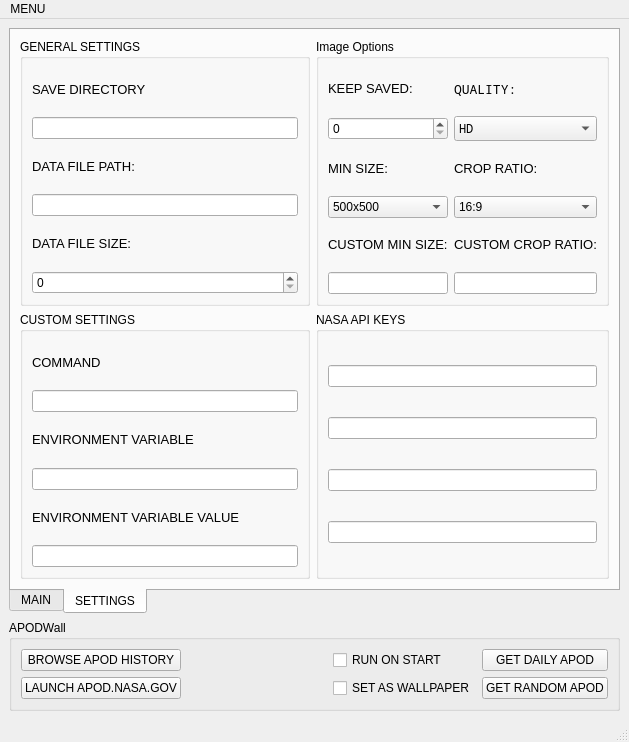
<?xml version="1.0" encoding="UTF-8"?>
<ui version="4.0">
 <author>James Hall</author>
 <class>apodwall_main_window</class>
 <widget class="QMainWindow" name="apodwall_main_window">
  <property name="geometry">
   <rect>
    <x>0</x>
    <y>0</y>
    <width>629</width>
    <height>742</height>
   </rect>
  </property>
  <property name="contextMenuPolicy">
   <enum>Qt::ActionsContextMenu</enum>
  </property>
  <property name="windowTitle">
   <string>MainWindow</string>
  </property>
  <widget class="QWidget" name="apodwall_main_widget">
   <layout class="QVBoxLayout" name="verticalLayout">
    <item>
     <widget class="QTabWidget" name="apodwall_tab_menu">
      <property name="contextMenuPolicy">
       <enum>Qt::NoContextMenu</enum>
      </property>
      <property name="layoutDirection">
       <enum>Qt::LeftToRight</enum>
      </property>
      <property name="tabPosition">
       <enum>QTabWidget::South</enum>
      </property>
      <property name="currentIndex">
       <number>1</number>
      </property>
      <property name="movable">
       <bool>false</bool>
      </property>
      <widget class="QWidget" name="main_tab">
       <attribute name="title">
        <string>MAIN</string>
       </attribute>
       <layout class="QGridLayout" name="gridLayout_3">
        <item row="0" column="0">
         <widget class="QScrollArea" name="scrollArea">
          <property name="widgetResizable">
           <bool>true</bool>
          </property>
          <widget class="QWidget" name="scrollAreaWidgetContents">
           <property name="geometry">
            <rect>
             <x>0</x>
             <y>0</y>
             <width>587</width>
             <height>481</height>
            </rect>
           </property>
          </widget>
         </widget>
        </item>
       </layout>
      </widget>
      <widget class="QWidget" name="settings_tab">
       <attribute name="title">
        <string>SETTINGS</string>
       </attribute>
       <layout class="QGridLayout" name="gridLayout_2">
        <item row="0" column="1">
         <widget class="QGroupBox" name="image_group">
          <property name="title">
           <string>Image Options</string>
          </property>
          <layout class="QGridLayout" name="gridLayout">
           <item row="1" column="1">
            <widget class="QComboBox" name="image_quality_combobox">
             <property name="font">
              <font>
               <family>Noto Sans Mono</family>
               <weight>50</weight>
               <bold>false</bold>
              </font>
             </property>
             <item>
              <property name="text">
               <string>HD</string>
              </property>
             </item>
             <item>
              <property name="text">
               <string>STANDARD</string>
              </property>
             </item>
            </widget>
           </item>
           <item row="0" column="0">
            <widget class="QLabel" name="keep_saved_label">
             <property name="text">
              <string>&lt;html&gt;&lt;head/&gt;&lt;body&gt;&lt;p&gt;&lt;span style=&quot; font-size:10pt;&quot;&gt;KEEP SAVED:&lt;/span&gt;&lt;/p&gt;&lt;/body&gt;&lt;/html&gt;</string>
             </property>
            </widget>
           </item>
           <item row="2" column="1">
            <widget class="QLabel" name="crop_ratio_label">
             <property name="toolTip">
              <string>&lt;html&gt;&lt;head/&gt;&lt;body&gt;&lt;p&gt;Pick a standard apsect ratio, or define a custom one in the format: 16:9&lt;/p&gt;&lt;/body&gt;&lt;/html&gt;</string>
             </property>
             <property name="text">
              <string>&lt;html&gt;&lt;head/&gt;&lt;body&gt;&lt;p&gt;&lt;span style=&quot; font-size:10pt;&quot;&gt;CROP RATIO:&lt;/span&gt;&lt;/p&gt;&lt;/body&gt;&lt;/html&gt;</string>
             </property>
            </widget>
           </item>
           <item row="5" column="1">
            <widget class="QLineEdit" name="custom_crop_ratio_lineedit"/>
           </item>
           <item row="4" column="0">
            <widget class="QLabel" name="custom_min_size_label">
             <property name="toolTip">
              <string>&lt;html&gt;&lt;head/&gt;&lt;body&gt;&lt;p&gt;Minimum size of an image to set as wallpaper. A new image will be retrieved if the image is under the size set. Use the following format to define a custom amount, ex: 1366x736&lt;/p&gt;&lt;/body&gt;&lt;/html&gt;</string>
             </property>
             <property name="text">
              <string>&lt;html&gt;&lt;head/&gt;&lt;body&gt;&lt;p&gt;&lt;span style=&quot; font-size:10pt;&quot;&gt;CUSTOM MIN SIZE:&lt;/span&gt;&lt;/p&gt;&lt;/body&gt;&lt;/html&gt;</string>
             </property>
            </widget>
           </item>
           <item row="3" column="1">
            <widget class="QComboBox" name="crop_ratio_combobox">
             <item>
              <property name="text">
               <string>16:9</string>
              </property>
             </item>
             <item>
              <property name="text">
               <string>4:3</string>
              </property>
             </item>
             <item>
              <property name="text">
               <string>21:9</string>
              </property>
             </item>
             <item>
              <property name="text">
               <string>32:9</string>
              </property>
             </item>
            </widget>
           </item>
           <item row="1" column="0">
            <widget class="QSpinBox" name="keep_saved_spinbox"/>
           </item>
           <item row="5" column="0">
            <widget class="QLineEdit" name="custom_min_size_lineedit"/>
           </item>
           <item row="0" column="1">
            <widget class="QLabel" name="quality_label">
             <property name="font">
              <font>
               <family>Noto Sans Mono</family>
               <weight>50</weight>
               <bold>false</bold>
              </font>
             </property>
             <property name="text">
              <string>&lt;html&gt;&lt;head/&gt;&lt;body&gt;&lt;p&gt;&lt;span style=&quot; font-size:10pt;&quot;&gt;QUALITY:&lt;/span&gt;&lt;/p&gt;&lt;/body&gt;&lt;/html&gt;</string>
             </property>
            </widget>
           </item>
           <item row="3" column="0">
            <widget class="QComboBox" name="min_size_combobox">
             <item>
              <property name="text">
               <string>500x500</string>
              </property>
             </item>
             <item>
              <property name="text">
               <string>600x400</string>
              </property>
             </item>
             <item>
              <property name="text">
               <string>800x400</string>
              </property>
             </item>
             <item>
              <property name="text">
               <string>800x600</string>
              </property>
             </item>
             <item>
              <property name="text">
               <string>800x800</string>
              </property>
             </item>
             <item>
              <property name="text">
               <string>1000x600</string>
              </property>
             </item>
             <item>
              <property name="text">
               <string>1000x800</string>
              </property>
             </item>
             <item>
              <property name="text">
               <string>1000x1000</string>
              </property>
             </item>
             <item>
              <property name="text">
               <string>1200x600</string>
              </property>
             </item>
             <item>
              <property name="text">
               <string>1200x800</string>
              </property>
             </item>
             <item>
              <property name="text">
               <string>1200x1000</string>
              </property>
             </item>
             <item>
              <property name="text">
               <string>1366x768</string>
              </property>
             </item>
             <item>
              <property name="text">
               <string>1400x1050</string>
              </property>
             </item>
             <item>
              <property name="text">
               <string>1600x900</string>
              </property>
             </item>
             <item>
              <property name="text">
               <string>1920x1080</string>
              </property>
             </item>
            </widget>
           </item>
           <item row="2" column="0">
            <widget class="QLabel" name="min_size_label">
             <property name="toolTip">
              <string>&lt;html&gt;&lt;head/&gt;&lt;body&gt;&lt;p&gt;Minimum size of an image to set as wallpaper. A new image will be retrieved if the image is under the size set. Use the following format to define a custom amount, ex: 1366x736&lt;/p&gt;&lt;/body&gt;&lt;/html&gt;</string>
             </property>
             <property name="text">
              <string>&lt;html&gt;&lt;head/&gt;&lt;body&gt;&lt;p&gt;&lt;span style=&quot; font-size:10pt;&quot;&gt;MIN SIZE:&lt;/span&gt;&lt;/p&gt;&lt;/body&gt;&lt;/html&gt;</string>
             </property>
            </widget>
           </item>
           <item row="4" column="1">
            <widget class="QLabel" name="custom_crop_ratio_label">
             <property name="toolTip">
              <string>&lt;html&gt;&lt;head/&gt;&lt;body&gt;&lt;p&gt;Pick a standard apsect ratio, or define a custom one in the format: 16:9&lt;/p&gt;&lt;/body&gt;&lt;/html&gt;</string>
             </property>
             <property name="text">
              <string>&lt;html&gt;&lt;head/&gt;&lt;body&gt;&lt;p&gt;&lt;span style=&quot; font-size:10pt;&quot;&gt;CUSTOM CROP RATIO:&lt;/span&gt;&lt;/p&gt;&lt;/body&gt;&lt;/html&gt;</string>
             </property>
            </widget>
           </item>
          </layout>
         </widget>
        </item>
        <item row="1" column="0">
         <widget class="QGroupBox" name="custom_settings_group">
          <property name="title">
           <string>CUSTOM SETTINGS</string>
          </property>
          <layout class="QVBoxLayout" name="verticalLayout_3">
           <item>
            <widget class="QLabel" name="command_label">
             <property name="toolTip">
              <string>&lt;html&gt;&lt;head/&gt;&lt;body&gt;&lt;p&gt;A custom command to set the background, use {}  where the path to wallpaper should go. Ex: qtile cmd-obj -o group screen1 -f set_wallpaper -a {} fill&lt;/p&gt;&lt;/body&gt;&lt;/html&gt;</string>
             </property>
             <property name="text">
              <string>&lt;html&gt;&lt;head/&gt;&lt;body&gt;&lt;p&gt;&lt;span style=&quot; font-size:10pt;&quot;&gt;COMMAND&lt;/span&gt;&lt;/p&gt;&lt;/body&gt;&lt;/html&gt;</string>
             </property>
            </widget>
           </item>
           <item>
            <widget class="KLineEdit" name="command_lineedit"/>
           </item>
           <item>
            <widget class="QLabel" name="env_var_label">
             <property name="toolTip">
              <string>&lt;html&gt;&lt;head/&gt;&lt;body&gt;&lt;p&gt;Set a custom environment variable, default is $XDG_CURRENT_DESKTOP.&lt;/p&gt;&lt;/body&gt;&lt;/html&gt;</string>
             </property>
             <property name="text">
              <string>&lt;html&gt;&lt;head/&gt;&lt;body&gt;&lt;p&gt;&lt;span style=&quot; font-size:10pt;&quot;&gt;ENVIRONMENT VARIABLE&lt;/span&gt;&lt;/p&gt;&lt;/body&gt;&lt;/html&gt;</string>
             </property>
            </widget>
           </item>
           <item>
            <widget class="KLineEdit" name="env_var_lineedit"/>
           </item>
           <item>
            <widget class="QLabel" name="env_var_value_label">
             <property name="toolTip">
              <string>&lt;html&gt;&lt;head/&gt;&lt;body&gt;&lt;p&gt;A custom string to look for when returning the value of your environment variable. &lt;/p&gt;&lt;/body&gt;&lt;/html&gt;</string>
             </property>
             <property name="text">
              <string>&lt;html&gt;&lt;head/&gt;&lt;body&gt;&lt;p&gt;&lt;span style=&quot; font-size:10pt;&quot;&gt;ENVIRONMENT VARIABLE VALUE&lt;/span&gt;&lt;/p&gt;&lt;/body&gt;&lt;/html&gt;</string>
             </property>
            </widget>
           </item>
           <item>
            <widget class="KLineEdit" name="env_var_value_lineedit"/>
           </item>
          </layout>
         </widget>
        </item>
        <item row="0" column="0">
         <widget class="QGroupBox" name="general_group">
          <property name="title">
           <string>GENERAL SETTINGS</string>
          </property>
          <layout class="QVBoxLayout" name="verticalLayout_2">
           <item>
            <widget class="QLabel" name="apod_directory_label">
             <property name="toolTip">
              <string>&lt;html&gt;&lt;head/&gt;&lt;body&gt;&lt;p&gt;Directory to save Astronomy Pictures of the Day.&lt;/p&gt;&lt;/body&gt;&lt;/html&gt;</string>
             </property>
             <property name="text">
              <string>&lt;html&gt;&lt;head/&gt;&lt;body&gt;&lt;p&gt;&lt;span style=&quot; font-size:10pt;&quot;&gt;SAVE DIRECTORY&lt;/span&gt;&lt;/p&gt;&lt;/body&gt;&lt;/html&gt;</string>
             </property>
            </widget>
           </item>
           <item>
            <widget class="KLineEdit" name="apod_directory_lineedit"/>
           </item>
           <item>
            <widget class="QLabel" name="data_file_label">
             <property name="toolTip">
              <string>&lt;html&gt;&lt;head/&gt;&lt;body&gt;&lt;p&gt;The location to save the apodwall.data file. It keeps track of APOD's downloaded and uses the file to complete operations such as removing cropped and temporary files and keep saved.&lt;/p&gt;&lt;/body&gt;&lt;/html&gt;</string>
             </property>
             <property name="text">
              <string>&lt;html&gt;&lt;head/&gt;&lt;body&gt;&lt;p&gt;&lt;span style=&quot; font-size:10pt;&quot;&gt;DATA FILE PATH:&lt;/span&gt;&lt;/p&gt;&lt;/body&gt;&lt;/html&gt;</string>
             </property>
            </widget>
           </item>
           <item>
            <widget class="KLineEdit" name="data_file_lineedit"/>
           </item>
           <item>
            <widget class="QLabel" name="data_file_size_label">
             <property name="toolTip">
              <string>&lt;html&gt;&lt;head/&gt;&lt;body&gt;&lt;p&gt;Amount of saved apods to keep track of.&lt;/p&gt;&lt;/body&gt;&lt;/html&gt;</string>
             </property>
             <property name="text">
              <string>&lt;html&gt;&lt;head/&gt;&lt;body&gt;&lt;p&gt;&lt;span style=&quot; font-size:10pt;&quot;&gt;DATA FILE SIZE:&lt;/span&gt;&lt;/p&gt;&lt;/body&gt;&lt;/html&gt;</string>
             </property>
            </widget>
           </item>
           <item>
            <widget class="QSpinBox" name="data_file_size_spinbox"/>
           </item>
          </layout>
         </widget>
        </item>
        <item row="1" column="1">
         <widget class="QGroupBox" name="nasa_group">
          <property name="toolTip">
           <string>&lt;html&gt;&lt;head/&gt;&lt;body&gt;&lt;p&gt;NASA API Key, register for one on &lt;a href=&quot;https://api.nasa.gov&quot;&gt;&lt;span style=&quot; text-decoration: underline; color:#0000ff;&quot;&gt;https://api.nasa.gov&lt;/span&gt;&lt;/a&gt;&lt;/p&gt;&lt;/body&gt;&lt;/html&gt;</string>
          </property>
          <property name="title">
           <string>NASA API KEYS</string>
          </property>
          <layout class="QVBoxLayout" name="verticalLayout_4">
           <item>
            <widget class="KLineEdit" name="api_key_lineedit"/>
           </item>
           <item>
            <widget class="KLineEdit" name="api_key_lineedit_2"/>
           </item>
           <item>
            <widget class="KLineEdit" name="api_key_lineedit_3"/>
           </item>
           <item>
            <widget class="KLineEdit" name="api_key_lineedit_4"/>
           </item>
          </layout>
         </widget>
        </item>
       </layout>
      </widget>
     </widget>
    </item>
    <item>
     <widget class="QGroupBox" name="apodwall_group">
      <property name="title">
       <string>APODWall</string>
      </property>
      <layout class="QGridLayout" name="gridLayout_4">
       <item row="2" column="1">
        <spacer name="main_button_spacer">
         <property name="orientation">
          <enum>Qt::Horizontal</enum>
         </property>
         <property name="sizeHint" stdset="0">
          <size>
           <width>40</width>
           <height>20</height>
          </size>
         </property>
        </spacer>
       </item>
       <item row="1" column="2">
        <widget class="QCheckBox" name="auto_run_checkbox">
         <property name="toolTip">
          <string>&lt;html&gt;&lt;head/&gt;&lt;body&gt;&lt;p&gt;Check box to auto-run apodwall on startup.&lt;/p&gt;&lt;/body&gt;&lt;/html&gt;</string>
         </property>
         <property name="layoutDirection">
          <enum>Qt::LeftToRight</enum>
         </property>
         <property name="text">
          <string>RUN ON START</string>
         </property>
        </widget>
       </item>
       <item row="1" column="3">
        <widget class="QPushButton" name="daily_apod_button">
         <property name="toolTip">
          <string>&lt;html&gt;&lt;head/&gt;&lt;body&gt;&lt;p&gt;Run APODWall&lt;/p&gt;&lt;/body&gt;&lt;/html&gt;</string>
         </property>
         <property name="text">
          <string>GET DAILY APOD</string>
         </property>
        </widget>
       </item>
       <item row="1" column="0">
        <widget class="QPushButton" name="random_apod_button_2">
         <property name="toolTip">
          <string>&lt;html&gt;&lt;head/&gt;&lt;body&gt;&lt;p&gt;Run APODWall&lt;/p&gt;&lt;/body&gt;&lt;/html&gt;</string>
         </property>
         <property name="text">
          <string>BROWSE APOD HISTORY</string>
         </property>
        </widget>
       </item>
       <item row="2" column="0">
        <widget class="QPushButton" name="launch_apodhome_button">
         <property name="toolTip">
          <string>&lt;html&gt;&lt;head/&gt;&lt;body&gt;&lt;p&gt;Run APODWall&lt;/p&gt;&lt;/body&gt;&lt;/html&gt;</string>
         </property>
         <property name="text">
          <string>LAUNCH APOD.NASA.GOV</string>
         </property>
        </widget>
       </item>
       <item row="2" column="3">
        <widget class="QPushButton" name="random_apod_button">
         <property name="toolTip">
          <string>&lt;html&gt;&lt;head/&gt;&lt;body&gt;&lt;p&gt;Run APODWall&lt;/p&gt;&lt;/body&gt;&lt;/html&gt;</string>
         </property>
         <property name="text">
          <string>GET RANDOM APOD</string>
         </property>
        </widget>
       </item>
       <item row="2" column="2">
        <widget class="QCheckBox" name="set_wallpaper_checkBox">
         <property name="layoutDirection">
          <enum>Qt::LeftToRight</enum>
         </property>
         <property name="text">
          <string>SET AS WALLPAPER</string>
         </property>
        </widget>
       </item>
      </layout>
     </widget>
    </item>
   </layout>
  </widget>
  <widget class="QMenuBar" name="apodwall_menubar">
   <property name="geometry">
    <rect>
     <x>0</x>
     <y>0</y>
     <width>629</width>
     <height>29</height>
    </rect>
   </property>
   <widget class="QMenu" name="menuMENU">
    <property name="title">
     <string>MENU</string>
    </property>
    <addaction name="actionAPODWALL_HOME"/>
    <addaction name="actionQUIT_2"/>
   </widget>
   <addaction name="menuMENU"/>
  </widget>
  <widget class="QStatusBar" name="apodwall_statusbar"/>
  <action name="actionQUIT">
   <property name="checkable">
    <bool>true</bool>
   </property>
   <property name="checked">
    <bool>false</bool>
   </property>
   <property name="text">
    <string>QUIT</string>
   </property>
   <property name="toolTip">
    <string>Quit application.</string>
   </property>
   <property name="font">
    <font>
     <pointsize>10</pointsize>
    </font>
   </property>
  </action>
  <action name="actionAPODWall_HOMEPAGE">
   <property name="checkable">
    <bool>true</bool>
   </property>
   <property name="text">
    <string>APODWall HOMEPAGE</string>
   </property>
  </action>
  <action name="actionAPODWALL_HOME">
   <property name="checkable">
    <bool>true</bool>
   </property>
   <property name="text">
    <string>APODWALL HOME</string>
   </property>
  </action>
  <action name="actionQUIT_2">
   <property name="checkable">
    <bool>true</bool>
   </property>
   <property name="text">
    <string>QUIT</string>
   </property>
  </action>
 </widget>
 <customwidgets>
  <customwidget>
   <class>KLineEdit</class>
   <extends>QLineEdit</extends>
   <header>klineedit.h</header>
  </customwidget>
 </customwidgets>
 <tabstops>
  <tabstop>apodwall_tab_menu</tabstop>
  <tabstop>apod_directory_lineedit</tabstop>
  <tabstop>data_file_lineedit</tabstop>
  <tabstop>api_key_lineedit</tabstop>
  <tabstop>command_lineedit</tabstop>
  <tabstop>env_var_lineedit</tabstop>
  <tabstop>env_var_value_lineedit</tabstop>
 </tabstops>
 <resources/>
 <connections>
  <connection>
   <sender>actionQUIT</sender>
   <signal>triggered()</signal>
   <receiver>apodwall_main_window</receiver>
   <slot>close()</slot>
   <hints>
    <hint type="sourcelabel">
     <x>-1</x>
     <y>-1</y>
    </hint>
    <hint type="destinationlabel">
     <x>213</x>
     <y>205</y>
    </hint>
   </hints>
  </connection>
  <connection>
   <sender>actionAPODWall_HOMEPAGE</sender>
   <signal>triggered()</signal>
   <receiver>apodwall_main_window</receiver>
   <slot>update()</slot>
   <hints>
    <hint type="sourcelabel">
     <x>-1</x>
     <y>-1</y>
    </hint>
    <hint type="destinationlabel">
     <x>213</x>
     <y>205</y>
    </hint>
   </hints>
  </connection>
  <connection>
   <sender>min_size_combobox</sender>
   <signal>currentIndexChanged(QString)</signal>
   <receiver>daily_apod_button</receiver>
   <slot>update()</slot>
   <hints>
    <hint type="sourcelabel">
     <x>349</x>
     <y>171</y>
    </hint>
    <hint type="destinationlabel">
     <x>587</x>
     <y>441</y>
    </hint>
   </hints>
  </connection>
  <connection>
   <sender>command_lineedit</sender>
   <signal>textChanged(QString)</signal>
   <receiver>daily_apod_button</receiver>
   <slot>update()</slot>
   <hints>
    <hint type="sourcelabel">
     <x>202</x>
     <y>301</y>
    </hint>
    <hint type="destinationlabel">
     <x>587</x>
     <y>441</y>
    </hint>
   </hints>
  </connection>
  <connection>
   <sender>data_file_size_spinbox</sender>
   <signal>valueChanged(int)</signal>
   <receiver>daily_apod_button</receiver>
   <slot>update()</slot>
   <hints>
    <hint type="sourcelabel">
     <x>209</x>
     <y>223</y>
    </hint>
    <hint type="destinationlabel">
     <x>587</x>
     <y>441</y>
    </hint>
   </hints>
  </connection>
  <connection>
   <sender>custom_min_size_lineedit</sender>
   <signal>textChanged(QString)</signal>
   <receiver>daily_apod_button</receiver>
   <slot>update()</slot>
   <hints>
    <hint type="sourcelabel">
     <x>399</x>
     <y>351</y>
    </hint>
    <hint type="destinationlabel">
     <x>587</x>
     <y>441</y>
    </hint>
   </hints>
  </connection>
  <connection>
   <sender>api_key_lineedit</sender>
   <signal>textChanged(QString)</signal>
   <receiver>daily_apod_button</receiver>
   <slot>update()</slot>
   <hints>
    <hint type="sourcelabel">
     <x>195</x>
     <y>432</y>
    </hint>
    <hint type="destinationlabel">
     <x>587</x>
     <y>441</y>
    </hint>
   </hints>
  </connection>
  <connection>
   <sender>env_var_value_lineedit</sender>
   <signal>textChanged(QString)</signal>
   <receiver>daily_apod_button</receiver>
   <slot>update()</slot>
   <hints>
    <hint type="sourcelabel">
     <x>282</x>
     <y>402</y>
    </hint>
    <hint type="destinationlabel">
     <x>587</x>
     <y>441</y>
    </hint>
   </hints>
  </connection>
  <connection>
   <sender>apod_directory_lineedit</sender>
   <signal>textChanged(QString)</signal>
   <receiver>daily_apod_button</receiver>
   <slot>update()</slot>
   <hints>
    <hint type="sourcelabel">
     <x>144</x>
     <y>121</y>
    </hint>
    <hint type="destinationlabel">
     <x>587</x>
     <y>441</y>
    </hint>
   </hints>
  </connection>
  <connection>
   <sender>crop_ratio_combobox</sender>
   <signal>currentIndexChanged(QString)</signal>
   <receiver>daily_apod_button</receiver>
   <slot>update()</slot>
   <hints>
    <hint type="sourcelabel">
     <x>349</x>
     <y>222</y>
    </hint>
    <hint type="destinationlabel">
     <x>587</x>
     <y>441</y>
    </hint>
   </hints>
  </connection>
  <connection>
   <sender>custom_crop_ratio_lineedit</sender>
   <signal>textChanged(QString)</signal>
   <receiver>daily_apod_button</receiver>
   <slot>update()</slot>
   <hints>
    <hint type="sourcelabel">
     <x>399</x>
     <y>301</y>
    </hint>
    <hint type="destinationlabel">
     <x>587</x>
     <y>441</y>
    </hint>
   </hints>
  </connection>
  <connection>
   <sender>image_quality_combobox</sender>
   <signal>currentIndexChanged(QString)</signal>
   <receiver>daily_apod_button</receiver>
   <slot>update()</slot>
   <hints>
    <hint type="sourcelabel">
     <x>349</x>
     <y>121</y>
    </hint>
    <hint type="destinationlabel">
     <x>587</x>
     <y>441</y>
    </hint>
   </hints>
  </connection>
  <connection>
   <sender>env_var_lineedit</sender>
   <signal>textChanged(QString)</signal>
   <receiver>daily_apod_button</receiver>
   <slot>update()</slot>
   <hints>
    <hint type="sourcelabel">
     <x>204</x>
     <y>352</y>
    </hint>
    <hint type="destinationlabel">
     <x>587</x>
     <y>441</y>
    </hint>
   </hints>
  </connection>
  <connection>
   <sender>data_file_lineedit</sender>
   <signal>textChanged(QString)</signal>
   <receiver>daily_apod_button</receiver>
   <slot>update()</slot>
   <hints>
    <hint type="sourcelabel">
     <x>144</x>
     <y>171</y>
    </hint>
    <hint type="destinationlabel">
     <x>587</x>
     <y>441</y>
    </hint>
   </hints>
  </connection>
  <connection>
   <sender>keep_saved_spinbox</sender>
   <signal>valueChanged(int)</signal>
   <receiver>daily_apod_button</receiver>
   <slot>update()</slot>
   <hints>
    <hint type="sourcelabel">
     <x>79</x>
     <y>222</y>
    </hint>
    <hint type="destinationlabel">
     <x>587</x>
     <y>441</y>
    </hint>
   </hints>
  </connection>
  <connection>
   <sender>daily_apod_button</sender>
   <signal>clicked()</signal>
   <receiver>daily_apod_button</receiver>
   <slot>update()</slot>
   <hints>
    <hint type="sourcelabel">
     <x>587</x>
     <y>441</y>
    </hint>
    <hint type="destinationlabel">
     <x>490</x>
     <y>637</y>
    </hint>
   </hints>
  </connection>
 </connections>
</ui>
